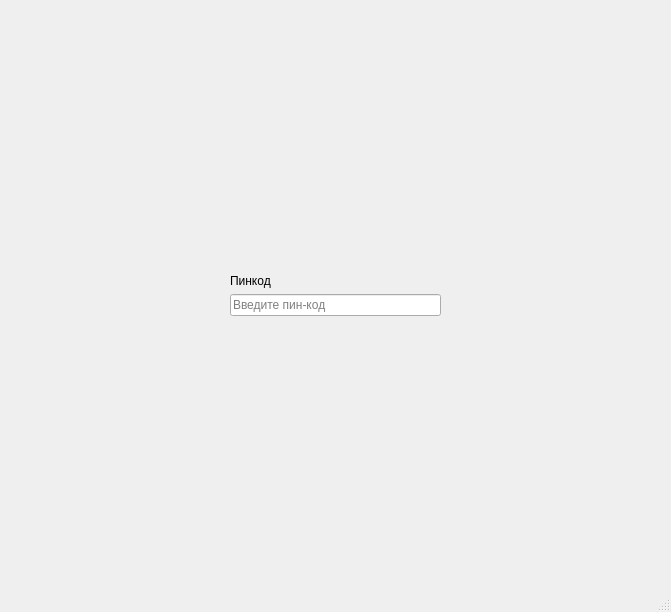
<?xml version="1.0" encoding="UTF-8"?>
<ui version="4.0">
 <class>MainWindow</class>
 <widget class="QMainWindow" name="MainWindow">
  <property name="geometry">
   <rect>
    <x>0</x>
    <y>0</y>
    <width>671</width>
    <height>612</height>
   </rect>
  </property>
  <property name="windowTitle">
   <string>MainWindow</string>
  </property>
  <widget class="QWidget" name="centralwidget">
   <layout class="QGridLayout" name="gridLayout_2">
    <item row="0" column="0">
     <widget class="QStackedWidget" name="stackedWidget">
      <property name="currentIndex">
       <number>0</number>
      </property>
      <widget class="QWidget" name="pageLogin">
       <layout class="QGridLayout" name="gridLayout">
        <item row="2" column="1">
         <widget class="QLineEdit" name="editPin">
          <property name="echoMode">
           <enum>QLineEdit::Password</enum>
          </property>
          <property name="placeholderText">
           <string>Введите пин-код</string>
          </property>
         </widget>
        </item>
        <item row="3" column="1">
         <spacer name="verticalSpacer_2">
          <property name="orientation">
           <enum>Qt::Vertical</enum>
          </property>
          <property name="sizeHint" stdset="0">
           <size>
            <width>20</width>
            <height>40</height>
           </size>
          </property>
         </spacer>
        </item>
        <item row="0" column="1">
         <spacer name="verticalSpacer">
          <property name="orientation">
           <enum>Qt::Vertical</enum>
          </property>
          <property name="sizeHint" stdset="0">
           <size>
            <width>20</width>
            <height>40</height>
           </size>
          </property>
         </spacer>
        </item>
        <item row="2" column="0">
         <spacer name="horizontalSpacer">
          <property name="orientation">
           <enum>Qt::Horizontal</enum>
          </property>
          <property name="sizeHint" stdset="0">
           <size>
            <width>40</width>
            <height>20</height>
           </size>
          </property>
         </spacer>
        </item>
        <item row="1" column="1">
         <widget class="QLabel" name="labLogin">
          <property name="text">
           <string>Пинкод</string>
          </property>
         </widget>
        </item>
        <item row="2" column="2">
         <spacer name="horizontalSpacer_2">
          <property name="orientation">
           <enum>Qt::Horizontal</enum>
          </property>
          <property name="sizeHint" stdset="0">
           <size>
            <width>40</width>
            <height>20</height>
           </size>
          </property>
         </spacer>
        </item>
       </layout>
      </widget>
      <widget class="QWidget" name="pageNext">
       <widget class="QWidget" name="gridLayoutWidget">
        <property name="geometry">
         <rect>
          <x>-1</x>
          <y>-1</y>
          <width>651</width>
          <height>561</height>
         </rect>
        </property>
        <layout class="QGridLayout" name="gridLayout_3">
         <item row="0" column="0">
          <widget class="QLineEdit" name="lineEdit">
           <property name="placeholderText">
            <string>Поиск по учетным записям</string>
           </property>
           <property name="clearButtonEnabled">
            <bool>true</bool>
           </property>
          </widget>
         </item>
         <item row="1" column="0">
          <widget class="QListWidget" name="listWidget"/>
         </item>
        </layout>
       </widget>
      </widget>
     </widget>
    </item>
   </layout>
  </widget>
  <widget class="QMenuBar" name="menubar">
   <property name="geometry">
    <rect>
     <x>0</x>
     <y>0</y>
     <width>671</width>
     <height>26</height>
    </rect>
   </property>
  </widget>
  <widget class="QStatusBar" name="statusbar"/>
 </widget>
 <resources/>
 <connections/>
</ui>
